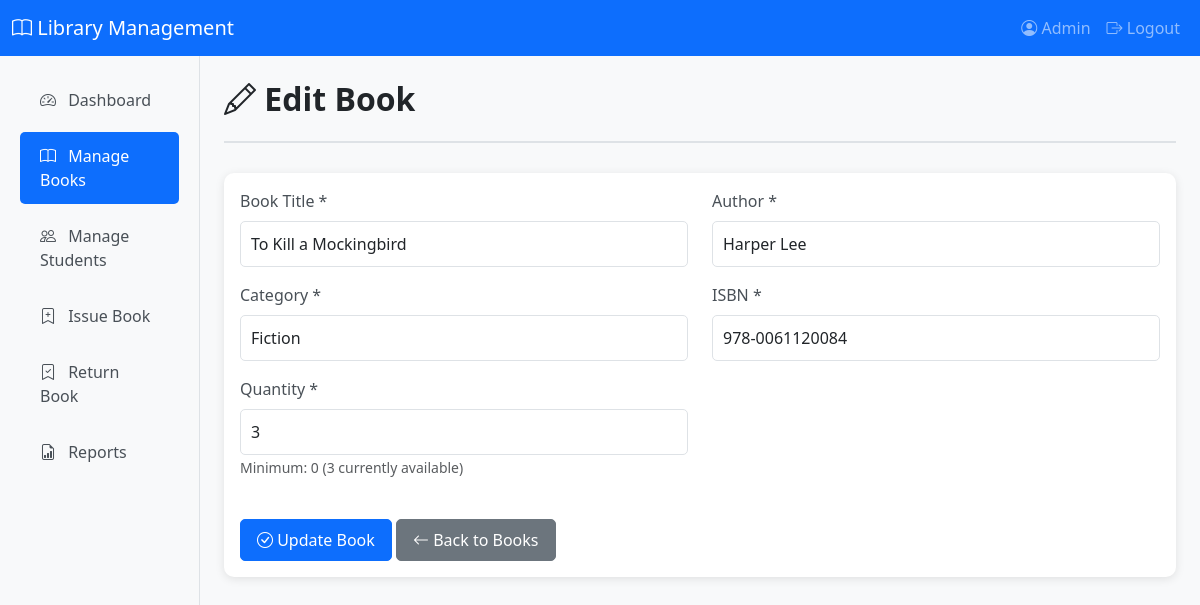
The app's page /admin/edit_book.php?id=2 (signed in) with its own data.
### tables this page shows
CREATE TABLE IF NOT EXISTS books (
    id INT AUTO_INCREMENT PRIMARY KEY,
    title VARCHAR(255) NOT NULL,
    author VARCHAR(100) NOT NULL,
    category VARCHAR(100) NOT NULL,
    isbn VARCHAR(20) NOT NULL UNIQUE,
    quantity INT NOT NULL DEFAULT 1,
    available_quantity INT NOT NULL DEFAULT 1,
    added_date DATE NOT NULL
);

### admin/edit_book.php (the view, shortened to what this page needs)
<?php
include '../includes/db.php';
include '../includes/header.php';
$book_id = intval($_GET['id']);
$stmt = $conn->prepare("SELECT * FROM books WHERE id = ?");
$stmt->bind_param("i", $book_id);
$stmt->execute();
$result = $stmt->get_result();
$book = $result->fetch_assoc();
?>
<div class="page-header">
    <h2><i class="bi bi-pencil"></i> Edit Book</h2>
</div>
<div class="card">
    <div class="card-body">
        <form method="POST" action="">
            <div class="row">
                <div class="col-md-6 mb-3">
                    <label for="title" class="form-label">Book Title *</label>
                    <input type="text" class="form-control" id="title" name="title" value="<?php echo htmlspecialchars($book['title']); ?>" required>
                </div>
                <div class="col-md-6 mb-3">
                    <label for="author" class="form-label">Author *</label>
                    <input type="text" class="form-control" id="author" name="author" value="<?php echo htmlspecialchars($book['author']); ?>" required>
                </div>
                <div class="col-md-6 mb-3">
                    <label for="category" class="form-label">Category *</label>
                    <input type="text" class="form-control" id="category" name="category" value="<?php echo htmlspecialchars($book['category']); ?>" required>
                </div>
                <div class="col-md-6 mb-3">
                    <label for="isbn" class="form-label">ISBN *</label>
                    <input type="text" class="form-control" id="isbn" name="isbn" value="<?php echo htmlspecialchars($book['isbn']); ?>" required>
                </div>
                <div class="col-md-6 mb-3">
                    <label for="quantity" class="form-label">Quantity *</label>
                    <input type="number" class="form-control" id="quantity" name="quantity" min="<?php echo $book['quantity'] - $book['available_quantity']; ?>" value="<?php echo $book['quantity']; ?>" required>
                    <small class="text-muted">Minimum: <?php echo $book['quantity'] - $book['available_quantity']; ?> (<?php echo $book['available_quantity']; ?> currently available)</small>
                </div>
            </div>
            <div class="mt-4">
                <button type="submit" class="btn btn-primary">
                    <i class="bi bi-check-circle"></i> Update Book
                </button>
                <a href="manage_books.php" class="btn btn-secondary">
                    <i class="bi bi-arrow-left"></i> Back to Books
                </a>
            </div>
        </form>
    </div>
</div>
<?php
include '../includes/footer.php';
?>

### assets/css/style.css (style rules this page uses)
body { font-family: 'Segoe UI', Tahoma, Geneva, Verdana, sans-serif; background-color: #f8f9fa; }
.card { border: none; border-radius: 10px; box-shadow: 0 2px 10px rgba(0, 0, 0, 0.1); transition: transform 0.3s ease; }
.form-control, .form-select { border-radius: 5px; padding: 10px; }
.form-label { font-weight: 500; color: #495057; }
.btn { border-radius: 5px; padding: 8px 16px; font-weight: 500; }
.page-header { margin-bottom: 30px; padding-bottom: 15px; border-bottom: 2px solid #dee2e6; }
.page-header h2 { color: #212529; font-weight: 600; }

### records on screen
books: title "To Kill a Mockingbird", author "Harper Lee", category "Fiction", isbn "978-0061120084", quantity "3", $book['quantity'] - $book['available_quantity'] "0", available_quantity "3"

### other values on screen
$_SESSION['admin_name'] "Admin"
